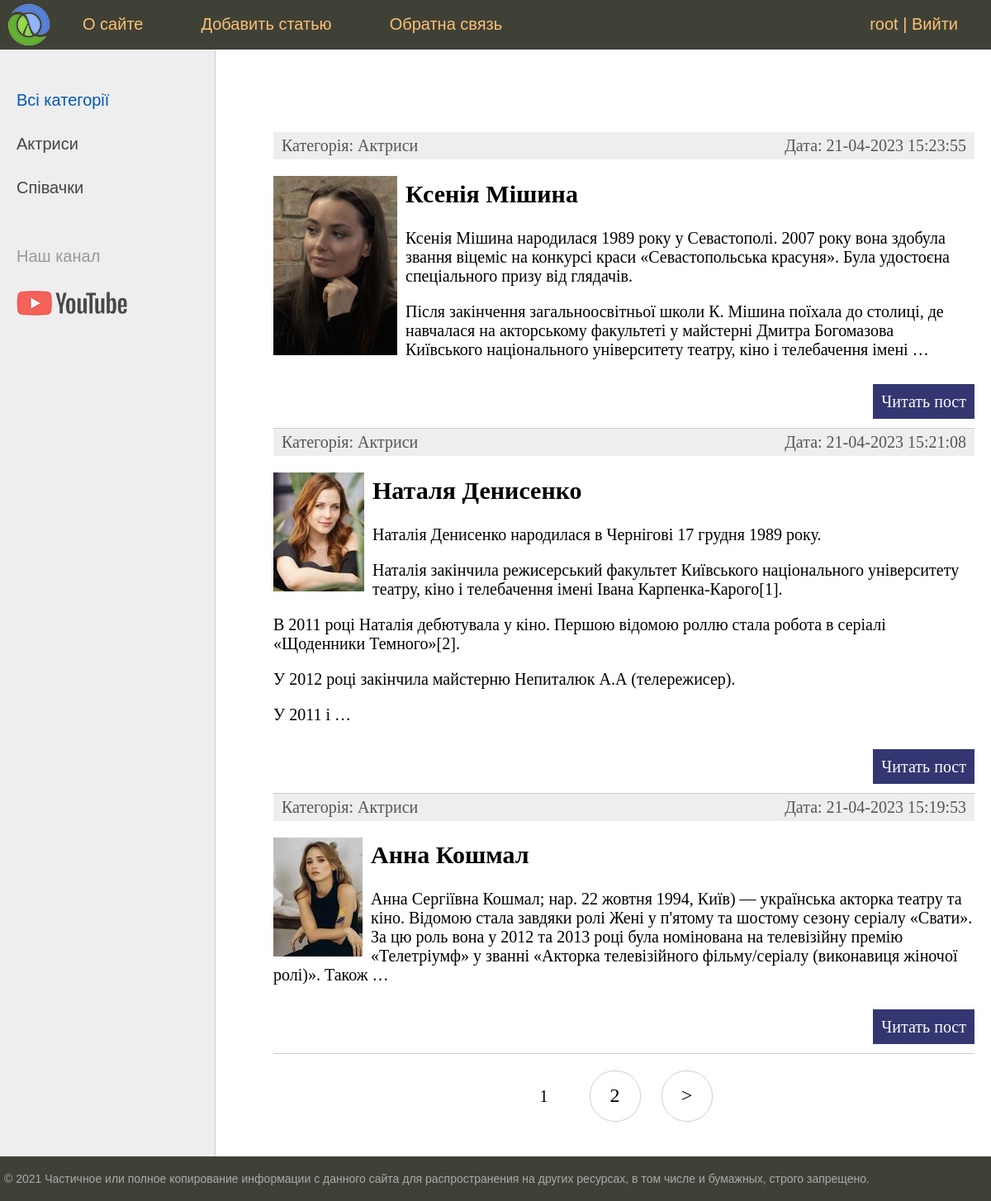
The app's page / (signed in) with its own data.
### women/models.py (models this page shows)
class Category(models.Model):
    name = models.CharField(max_length=100, db_index=True, verbose_name='категорія')
    slug = models.SlugField(max_length=255, unique=True, db_index=True, verbose_name='URL')
    def __str__(self):
        return self.name
    def get_absolute_url(self):
        return reverse('category', kwargs={'cat_slug': self.slug})
    class Meta:
        verbose_name = 'Категорії'
        verbose_name_plural = 'Категорії'

class Women(models.Model):
    title = models.CharField(max_length=255, verbose_name='Назва')
    slug = models.SlugField(max_length=255, unique=True, db_index=True, verbose_name='URL')
    content = models.TextField(blank=True, verbose_name='Опис')
    photo = models.ImageField(upload_to="photo/%Y/%m/%d", verbose_name='фото')
    time_create = models.DateTimeField(auto_now_add=True, verbose_name='Час опублікування')
    time_update = models.DateTimeField(auto_now=True, verbose_name='чвс оновлення')
    is_published = models.BooleanField(default=True, verbose_name='Публікування')
    cat = models.ForeignKey('Category', on_delete=models.PROTECT, verbose_name='категорія')
    def get_absolute_url(self):
        return reverse('post', kwargs={'post_slug': self.slug})
    class Meta:
        verbose_name = 'Відомі жінки'
        verbose_name_plural = 'Відомі жінки'
        ordering = ['-time_create', 'title']

### women/views.py (the view)
# urls.py: path('', cache_page(60)(WomenHome.as_view()), name='home'),
class WomenHome(DataMixin, ListView):
    model = Women
    template_name = 'women/index.html'
    context_object_name = 'posts'
    def get_context_data(self, *, object_list=None, **kwargs):
        context = super().get_context_data(**kwargs)
        c_def = self.get_user_context(title='Головна сторінка')
        return dict(list(context.items()) + list(c_def.items()))
    def get_queryset(self):# метод який показує що треба читати з бази даних
        return Women.objects.filter(is_published=True).select_related('cat')

### women/utils.py (called while the page is built)
    def get_user_context(self, **kwargs):
        context = kwargs
        cats = Category.objects.annotate(Count('women'))
        user_menu = menu.copy()
        if not self.request.user.is_authenticated:
            user_menu.pop(1)
        context['menu'] = user_menu
        context['cats'] = cats
        if 'cat_selected' not in context:
            context['cat_selected'] = 0
        return context

### women/templates/women/index.html (shortened to what this page needs)
{% extends 'women/base.html' %}
{% block content %}
<ul class="list-articles">
	{% for p in posts %}
			<li><div class="article-panel">
                <p class="first">Категорія: {{ p.cat }}</p>
                <p class="last">Дата: {{ p.time_update|date:"d-m-Y H:i:s" }}</p>
            </div>
{% if p.photo %}
            <p><img class="img-article-left thumb" src="{{ p.photo.url }}" </p>
{% endif %}
                <h2>{{p.title}}</h2>
	{% autoescape on %}
	{{p.content|linebreaks|truncatewords:50}}
	{% endautoescape %}
			<p class="link-read-post"><a href="{{ p.get_absolute_url }}">Читать пост</a></p>
			</li>
	{% endfor %}
</ul>
{% endblock %}

### women/templates/women/base.html (shortened to what this page needs)
{% load static %}
{% load women_tags %}
<!DOCTYPE html>
<html>
<head>
	<link type="text/css" href="{% static 'women/css/styles.css' %}" rel="stylesheet" />
</head>
<body>
<table class="table-page" border=0 cellpadding="0" cellspacing="0">
<tr><td valign=top>
{% block mainmenu %}
		<div class="header">
			<ul id="mainmenu" class="mainmenu">
			<li class="logo"><a href="{% url 'home' %}"><div class="logo"></div></a></li>
{% for m in menu %}
			<li><a href="{% url m.url_name %}">{{m.title}}</a></li>
{% endfor %}
                {% if request.user.is_authenticated %}
                <li class="last">{{ user.username }} | <a href="{% url 'logout' %}">Вийти</a></li>
                {% else %}
                <li class="last"><a href="{% url 'register' %}">Регістрація</a> | <a href="{% url 'login' %}">Ввійти</a></li>
                {% endif %}
			</ul>
		</div>
{% endblock mainmenu %}
<table class="table-content" border=0 cellpadding="0" cellspacing="0">
<tr>
	<td valign="top" class="left-chapters">
	<ul id="leftchapters">
        {% if cat_selected == 0 %}
        <li class="selected">Всі категорії</li>
        {% else %}
        <li><a href="{% url 'home' %}">Всі категорії</a> </li>
        {% endif %}
{% for c in cats %}
{% if c.women__count > 0 %}
    {% if c.pk == cat_selected %}
        <li class="selected">{{ c.name }}</li>
    {% else %}
        <li><a href="{{ c.get_absolute_url }}">{{ c.name }}</a> </li>
	{% endif %}
{% endif %}
{% endfor %}
        <li class="share">
		<p>Наш канал</p>
		<a class="share-yt" href="https://www.youtube.com/channel/UClJzWfGWuGJL2t-3dYKcHTA/playlists" target="_blank" rel="nofollow"></a>
		</li>
	</ul>
</td>
<td valign="top" class="content">
	<div class="content-text">
{% block content %}
{% endblock %}
{% if page_obj.has_other_pages %}
<nav class="list-pages">
    <ul>
        {% for p in paginator.page_range %}
        {% if page_obj.number == p %}
        <li class="page-num page-num-selected">{{ p }}</li>
        {% elif p >= page_obj.number|add:-2 and p <= page_obj.number|add:2%}
        <li class="page-num">
            <a href="?page={{ p }}">{{ p }}</a>
        </li>
        {% endif %}
        {% endfor %}
{% if page_obj.has_next %}
<li class="page-num">
    <a href="?page={{ page_obj.next_page_number }}">&gt;</a>
</li>
{% endif %}
    </ul>
</nav>
{% endif %}
	</div>
</td></tr></table>
</td></tr>
<tr><td valign=top>
	<div id="footer">
		<p>&copy; 2021 Частичное или полное копирование информации с данного сайта для распространения на других ресурсах, в том числе и бумажных, строго запрещено.</p>
	</div>
</td></tr></table>
</body>
</html>

### women/static/women/css/styles.css (style rules this page uses)
html, body { font-family: 'Arial'; margin: 0; padding: 0; height: 100%; width: 100%; color: #444; }
a { color: #0059b2; text-decoration: none; }
img { max-width: 600px; height: auto; }
img.img-article-left { max-width: 300px; height: auto; float: left; padding: 0 10px 10px 0; }
img.img-article-left.thumb { max-width: 150px; height: auto; }
p.link-read-post { text-align: right; }
p.link-read-post a { padding: 10px; min-width: 100px; background: #333671; color: #fff; text-decoration: none; }
div.article-panel { background: #eee; padding: 5px 10px 5px 10px; box-sizing: border-box; overflow: hidden; color: #555; }
div.article-panel p.first { margin: 0; float: left; }
div.article-panel p.last { margin: 0; float: right; }
ul.list-articles { list-style: none; margin: 0; padding: 0; }
ul.list-articles li { border-bottom: 1px solid #ccc; }
.table-page { width: 100%; height: 100%; vertical-align: top; }
.table-page tr { height: 100%; }
.header { background: #3F4137; height: 60px; }
.logo { background: url('../images/logo.png') no-repeat 10px 5px; width: 70px; height: 60px; }
ul.mainmenu { list-style: none; margin: 0; padding: 0; height: 60px; color: #fdc073; font-size: 20px; overflow: hidden; }
ul.mainmenu li { float: left; margin: 18px 40px 0 30px; }
ul.mainmenu li.logo { margin: 0; }
ul.mainmenu li.last { float: right; }
ul.mainmenu li a { color: #fdc073; text-decoration: none; }
.table-content { width: 100%; min-height: 100%; height: 100%; }
.left-chapters { margin: 0; background: #eee; border-right: 1px solid #ccc; min-height: 100%; }
.left-chapters ul { width: 230px; min-height: 100%; margin: 0; padding: 20px 10px 10px 20px; list-style: none; font-size: 20px; }
.left-chapters ul li { margin: 30px 0 0 0; color: #999; }
.left-chapters ul li.selected { color: #0059b2; }
.left-chapters ul li a { color: #444; text-decoration: none; }
.left-chapters ul li.share { margin: 60px 0 0 0; }
.left-chapters ul li.share p { margin: 30px 0 30px 0; }
.left-chapters ul li.share a { display: inline-block; width: 40px; height: 40px; margin: 0 20px 0 0; }
.left-chapters ul li.share a.share-yt { width: 100%; height: 30px; background: url('../images/share_yt.png') no-repeat 0 0 }
.content { padding: 40px 20px 20px 40px; width: 100%; box-sizing: border-box; }
.content-text { margin: 60px 0 0 30px; color: #000; font-size: 20px; font-family: Yandex Sans Display Light; }
#footer { box-sizing: border-box; background: #3F4137; padding: 5px; color: #aaa; font-size: 14px; font-family: Verdana, Geneva, Arial, Helvetica; text-align: left; overflow: hidden; }
.list-pages { text-align: center; margin: 0 0 20px 0; }
.list-pages ul { margin: 20px 0 0 0; padding: 0; list-style: none; }
.list-pages ul li { display: inline-block; margin: 0 20px 0 0; }
.list-pages a { color: #000; font-size: 24px; text-decoration: none; }
.list-pages .page-num, .page-num-selected { display: inline-block; width: 60px; height: 44px; padding: 16px 0 0 0; border: 1px solid #d0d0d0; border-radius: 30px; }
.list-pages .page-num-selected { border: none; color: #000; font-size: 20px; }

### records on screen
Category: name "Актриси"
Category: name "Співачки"
Women: cat "Актриси", time_update "21-04-2023 15:23:55", photo (picture), title "Ксенія Мішина", content "Ксенія Мішина народилася 1989 року у Севастополі. 2007 року вона здобула звання віцеміс на конкурсі краси «Севастопольська красуня». Була удостоєна спеціального призу від глядачів. Після закінчення загальноосвітньої школи К. Мішина поїхала до столиці, де навчалася на акторському факультеті у майстерні Дмитра Богомазова Київського національного університету театру, кіно і телебачення імені …"
Women: cat "Актриси", time_update "21-04-2023 15:21:08", photo (picture), title "Наталя Денисенко", content "Наталія Денисенко народилася в Чернігові 17 грудня 1989 року. Наталія закінчила режисерський факультет Київського національного університету театру, кіно і телебачення імені Івана Карпенка-Карого[1]. В 2011 році Наталія дебютувала у кіно. Першою відомою роллю стала робота в серіалі «Щоденники Темного»[2]. У 2012 році закінчила майстерню Непиталюк А.А (телережисер). У 2011 і …"
Women: cat "Актриси", time_update "21-04-2023 15:19:53", photo (picture), title "Анна Кошмал", content "Анна Сергіївна Кошмал; нар. 22 жовтня 1994, Київ) — українська акторка театру та кіно. Відомою стала завдяки ролі Жені у п'ятому та шостому сезону серіалу «Свати». За цю роль вона у 2012 та 2013 році була номінована на телевізійну премію «Телетріумф» у званні «Акторка телевізійного фільму/серіалу (виконавиця жіночої ролі)». Також …"

### other values on screen
{{ m.title }} "О сайте" "Добавить статью" "Обратна связь"
{{ user.username }} "root"
{{ p }} "1"
{{ p }} "2"
